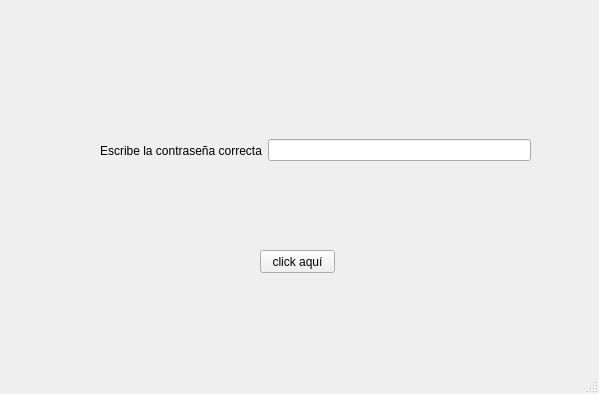
<?xml version="1.0" encoding="UTF-8"?>
<ui version="4.0">
 <class>MainWindow</class>
 <widget class="QMainWindow" name="MainWindow">
  <property name="geometry">
   <rect>
    <x>0</x>
    <y>0</y>
    <width>599</width>
    <height>394</height>
   </rect>
  </property>
  <property name="windowTitle">
   <string>Ejercicio 2</string>
  </property>
  <widget class="QWidget" name="centralwidget">
   <widget class="QWidget" name="horizontalLayoutWidget">
    <property name="geometry">
     <rect>
      <x>100</x>
      <y>90</y>
      <width>431</width>
      <height>121</height>
     </rect>
    </property>
    <layout class="QHBoxLayout" name="horizontalLayout">
     <item>
      <widget class="QLabel" name="label">
       <property name="text">
        <string>Escribe la contraseña correcta</string>
       </property>
       <property name="alignment">
        <set>Qt::AlignCenter</set>
       </property>
      </widget>
     </item>
     <item>
      <widget class="QLineEdit" name="lineEdit">
       <property name="accessibleDescription">
        <string/>
       </property>
       <property name="echoMode">
        <enum>QLineEdit::Password</enum>
       </property>
      </widget>
     </item>
    </layout>
   </widget>
   <widget class="QPushButton" name="pushButton">
    <property name="geometry">
     <rect>
      <x>260</x>
      <y>250</y>
      <width>75</width>
      <height>23</height>
     </rect>
    </property>
    <property name="text">
     <string>click aquí</string>
    </property>
   </widget>
   <widget class="QLabel" name="label_2">
    <property name="geometry">
     <rect>
      <x>140</x>
      <y>280</y>
      <width>341</width>
      <height>51</height>
     </rect>
    </property>
    <property name="font">
     <font>
      <family>System</family>
      <weight>75</weight>
      <bold>true</bold>
     </font>
    </property>
    <property name="text">
     <string/>
    </property>
    <property name="alignment">
     <set>Qt::AlignCenter</set>
    </property>
   </widget>
  </widget>
  <widget class="QMenuBar" name="menubar">
   <property name="geometry">
    <rect>
     <x>0</x>
     <y>0</y>
     <width>599</width>
     <height>21</height>
    </rect>
   </property>
  </widget>
  <widget class="QStatusBar" name="statusbar"/>
 </widget>
 <resources/>
 <connections/>
</ui>
